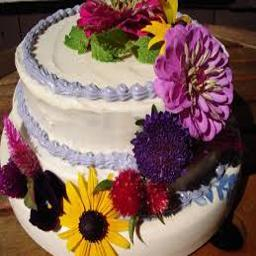
%> input picture caken.jpg, 256 x 256 px
$ octave CRTnew.m   (GNU Octave 9; MATLAB toolbox functions it lacks are replaced by stand-ins)
%> lines starting %> are read from the running program, lines starting %| are printed output that depends on the picture
### generatingShares.m

function [r1, r2, r3, g1, g2, g3, b1, b2, b3] = generatingShares(a, m, n, o, m1, m2, m3)


r1 = zeros(m,  n);
r2 = zeros(m,  n);
r3 = zeros(m,  n);
g1 = zeros(m,  n);
g2 = zeros(m,  n);
g3 = zeros(m,  n);
b1 = zeros(m,  n);
b2 = zeros(m,  n);
b3 = zeros(m,  n);

red=a(:,:,1);
figure, imshow(red), title('Red IMAGE');
green=a(:,:,2);
figure, imshow(green), title('Green IMAGE');
blue=a(:,:,3);
figure, imshow(blue), title('Blue IMAGE');

for i=1:m
    for j=1:n
        x=red(i,j);
        r1(i,j)=mod(x,m1);
        r2(i,j)=mod(x,m2);
        r3(i,j)=mod(x,m3);
    end
end

for i=1:m
    for j=1:n
        x=green(i,j);
        g1(i,j)=mod(x,m1);
        g2(i,j)=mod(x,m2);
        g3(i,j)=mod(x,m3);
    end
end

for i=1:m
    for j=1:n
        x=blue(i,j);
        b1(i,j)=mod(x,m1);
        b2(i,j)=mod(x,m2);
        b3(i,j)=mod(x,m3);
    end
end

% [30 lines of commented-out code are left out]
end

### extendedEuclidean_forward.m
function [d, q, a, b, f] = extendedEuclidean_forward(p, q)

f = [];

   while (q(end) ~= 0)
       f = [f floor(p(end)/q(end))];
       p = [p q(end)];
       q = [q mod(p(end-1), q(end))];
   end


         q = q(1:(end));

         d = p(1:(end-1));
         a = 0;
         b = 1;


         numberOfSteps = numel(f) - 1;

        % [6 lines of commented-out code are left out]
end

### extendedEuclidean_backSubstitution.m
function [x, y] = extendedEuclidean_backSubstitution (d, q, a, b, f)
             x = a;
             y = b;


         numberOfSteps = numel(f) - 1;
        % fprintf ('Switching the equations.\n\n');
         step = 1;

         for i = (numberOfSteps):-1:1
            % fprintf('%d = %d - (%d * %d)\n', q(i+1), d(i), f(i), q(i));

             if (mod(step, 2) ~= 0)
                 x = x + y * f(i);
             else
                 y = y + x * f(i);
             end

             step = step + 1;
         end

         x = x * (-1);

       % [6 lines of commented-out code are left out]
end

### overlapShares.m


function [b] = overlapShares(r1, r2, r3, g1, g2, g3, b1, b2, b3, m, n, o, m1, m2, m3)

M=m1*m2*m3;
a1=M/m1;
a2=M/m2;
a3=M/m3;
red=zeros(m,n);
green=zeros(m,n);
blue=zeros(m,n);
b=zeros(m,n,o);
[d, q, a, b, f] = extendedEuclidean_forward(m1,a1);

[x, y] = extendedEuclidean_backSubstitution (d, q, a, b, f);
t1=y

[d, q, a, b, f] = extendedEuclidean_forward(m2,a2);
[x, y] = extendedEuclidean_backSubstitution (d, q, a, b, f);
t2=y

[d, q, a, b, f] = extendedEuclidean_forward(m3,a3);
[x, y] = extendedEuclidean_backSubstitution (d, q, a, b, f);
t3=y

 for i=1:m
    for j=1:n

        red(i,j)=mod((a1*t1*r1(i,j)+a2*t2*r2(i,j)+a3*t3*r3(i,j)),M);

    end
 end
figure, imshow(red), title('Red IMAGE');
 for i=1:m
    for j=1:n

        green(i,j)=mod((a1*t1*g1(i,j)+a2*t2*g2(i,j)+a3*t3*g3(i,j)),M);

    end
 end
figure, imshow(green), title('Green IMAGE');
 for i=1:m
    for j=1:n

        blue(i,j)=mod((a1*t1*b1(i,j)+a2*t2*b2(i,j)+a3*t3*b3(i,j)),M);

    end
 end
figure, imshow(blue), title('Blue IMAGE');
b=cat(3,red,green,blue);
figure, imshow(b), title('concatenated Overlap IMAGE');
b=im2double(b/255);
figure, imshow(b), title('Double Overlap IMAGE');
%{B=uint8(round(b*255))
%figure, imshow(B), title('uint8 Overlap IMAGE');
%b=round(b*255);
%figure, imshow(b), title('Rounded Overlap IMAGE');
%}
end

### CRTnew.m
clc;

a=imread('caken.jpg');
%> a is the input picture: size 256x256x3 uint8; mean R, G, B 126.9, 96.7, 88.9
disp('original image');
figure, imshow(a), title('ORIGINAL IMAGE')
%c=makecform('srgb2lab');
%a=applycform(a,c);
%a=rgb2lab(a);
%figure, imshow(a), title('NO LAB IMAGE');
[m,n,o]=size(a);
%> m = 256; n = 256; o = 3
m1=3;
m2=5;
m3=17;


[r1, r2, r3, g1, g2, g3, b1, b2, b3] = generatingShares(a, m, n, o, m1, m2, m3);
%> after the loop in generatingShares, `for i=1:m`:
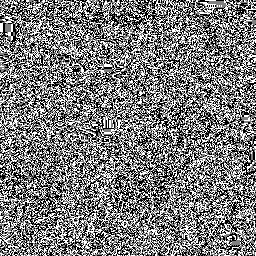
%> g1: size 256x256 double; min 0, max 2, mean 0.978; drawn with min black and max white
%> after the loop in generatingShares, `for i=1:m`:
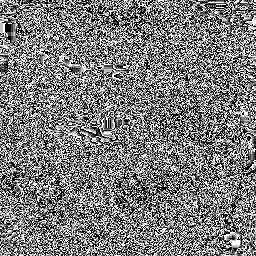
%> g2: size 256x256 double; min 0, max 4, mean 1.95; drawn with min black and max white
%> after the loop in generatingShares, `for i=1:m`:
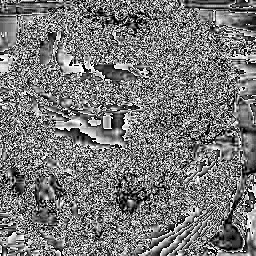
%> g3: size 256x256 double; min 0, max 16, mean 7.58; drawn with min black and max white
%> after the loop in generatingShares, `for i=1:m`:
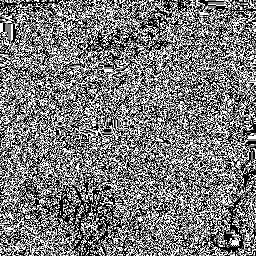
%> b1: size 256x256 double; min 0, max 2, mean 0.966; drawn with min black and max white
%> after the loop in generatingShares, `for i=1:m`:
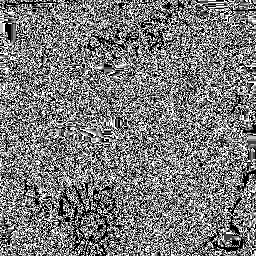
%> b2: size 256x256 double; min 0, max 4, mean 1.92; drawn with min black and max white
%> after the loop in generatingShares, `for i=1:m`:
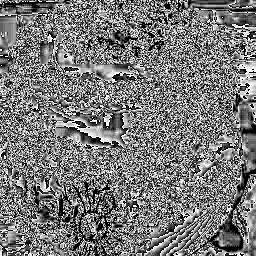
%> b3: size 256x256 double; min 0, max 16, mean 7.62; drawn with min black and max white

[b] = overlapShares(r1, r2, r3, g1, g2, g3, b1, b2, b3, m, n, o, m1, m2, m3);
%> in overlapShares, `imshow(b)`:
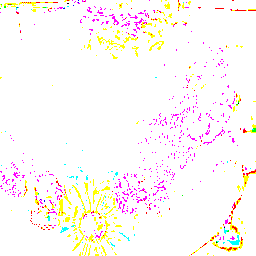
%> displayed picture: size 256x256x3, on the screen's scale of 0 to 255; mean R, G, B 254, 248.4, 245.9

%B=applycform(b,makecform('lab2srgb'));
%B=lab2rgb(b);

%figure, imshow(b), title('LAB Overlap IMAGE');
     % B=lab2rgb(b);
    figure, imshow(b), title('Final IMAGE');
